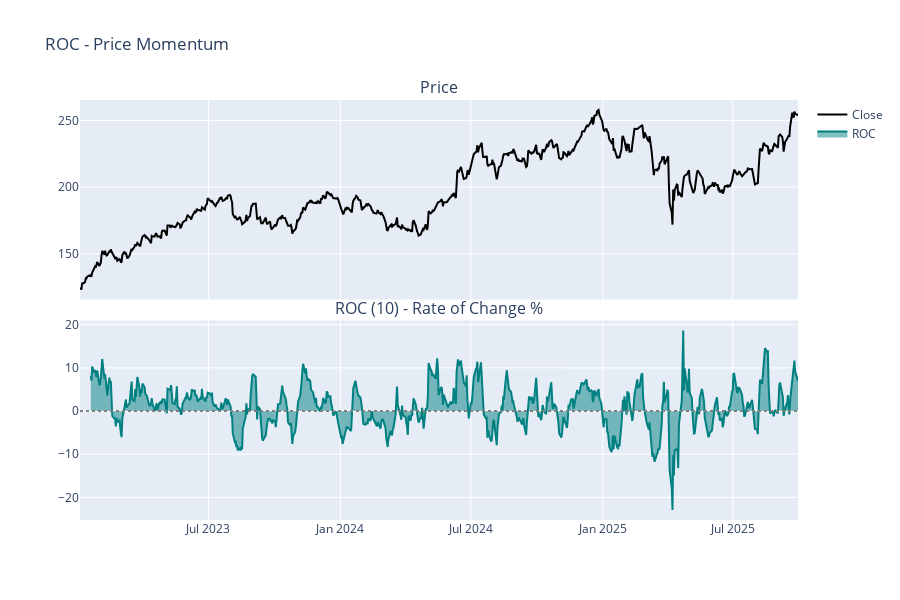

The notebook cell saved with this chart:
### Markdown cell above
## 4. ROC - Rate of Change

Percentage change in price over N periods. Positive = upward momentum, negative = downward momentum.

### Code cell
df["roc"] = calculate_roc(df, period=10)

fig = make_subplots(
    rows=2, cols=1, shared_xaxes=True, vertical_spacing=0.05, subplot_titles=("Price", "ROC (10) - Rate of Change %")
)

fig.add_trace(go.Scatter(x=df["date"], y=df["close"], name="Close", line={"color": "black"}), row=1, col=1)

fig.add_trace(go.Scatter(x=df["date"], y=df["roc"], name="ROC", fill="tozeroy", line={"color": "teal"}), row=2, col=1)
fig.add_hline(y=0, line_dash="dot", line_color="gray", row=2, col=1)

fig.update_layout(height=600, title_text="ROC - Price Momentum")
fig.show()

print(f"ROC mean: {df['roc'].mean():.2f}%")
print(f"ROC std: {df['roc'].std():.2f}%")

### Figure 1 — Plotly figure (JSON) as saved in the notebook; plotly's stock layout.template omitted (floating-point values rounded to 4 significant figures; data arrays with more than 128 entries replaced by an {"elided": "..."} marker saying what was removed)
{"data": [{"line": {"color": "black"}, "name": "Close", "type": "scatter", "x": {"elided": "688 str values"}, "xaxis": "x", "y": {"elided": "688 float values"}, "yaxis": "y"}, {"fill": "tozeroy", "line": {"color": "teal"}, "name": "ROC", "type": "scatter", "x": {"elided": "688 str values"}, "xaxis": "x2", "y": {"elided": "688 float values"}, "yaxis": "y2"}], "layout": {"annotations": [{"font": {"size": 16}, "showarrow": false, "text": "Price", "x": 0.5, "xanchor": "center", "xref": "paper", "y": 1, "yanchor": "bottom", "yref": "paper"}, {"font": {"size": 16}, "showarrow": false, "text": "ROC (10) - Rate of Change %", "x": 0.5, "xanchor": "center", "xref": "paper", "y": 0.475, "yanchor": "bottom", "yref": "paper"}], "height": 600, "shapes": [{"line": {"color": "gray", "dash": "dot"}, "type": "line", "x0": 0, "x1": 1, "xref": "x2 domain", "y0": 0, "y1": 0, "yref": "y2"}], "title": {"text": "ROC - Price Momentum"}, "xaxis": {"anchor": "y", "domain": [0, 1], "matches": "x2", "showticklabels": false}, "xaxis2": {"anchor": "y2", "domain": [0, 1]}, "yaxis": {"anchor": "x", "domain": [0.525, 1]}, "yaxis2": {"anchor": "x2", "domain": [0, 0.475]}}}
